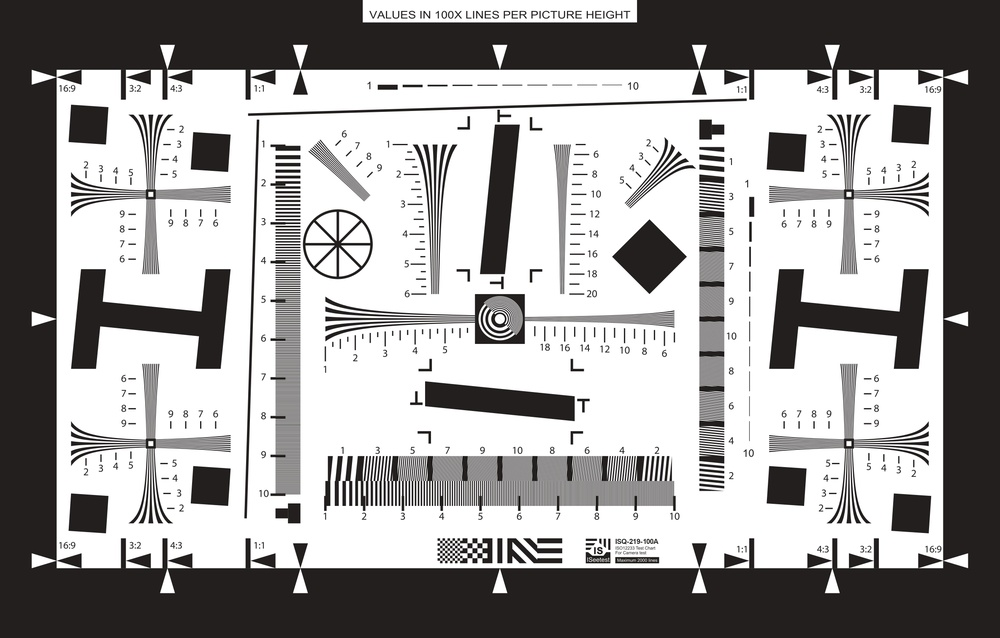
#> input picture Exercises/sample.jpg, 1000 x 638 px, shrunk from 4737 x 3024 before the run
$ jupyter execute Exercise2.ipynb
#> lines starting #> are read from the running program, lines starting #| are printed output that depends on the picture
# Exercise2

In this exercise, I compared two ways of pre-processing an image. The first way is using a Gaussian Filter, another way is using a Median Filter.

[cell 1]
import numpy
import cv2
import random
import matplotlib.pyplot as plt

The ksize of Gaussian Filter is 9*9, and according to the empirical formula, sigma is set to 13;

The ksize of Median Filter is also 9*9.

[cell 2]
#read image
img = cv2.imread("sample.jpg",cv2.IMREAD_GRAYSCALE)
#> img: shape (638, 1000); min 0, max 255, mean 157.8
img_g = cv2.GaussianBlur(img,(9,9),13)
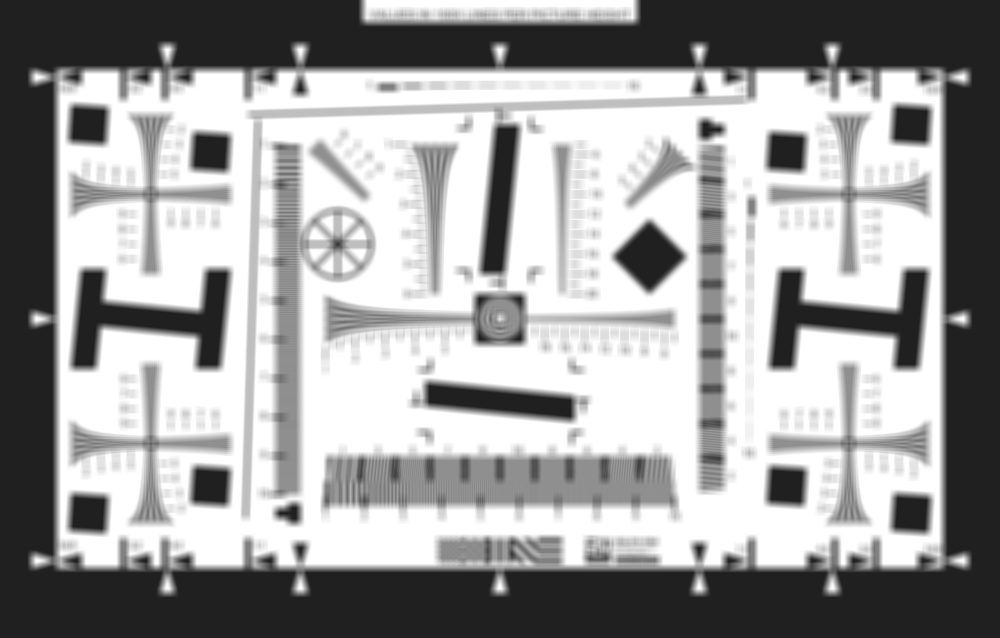
#> img_g: shape (638, 1000); min 28, max 255, mean 157.8
img_mid = cv2.medianBlur(img,9)
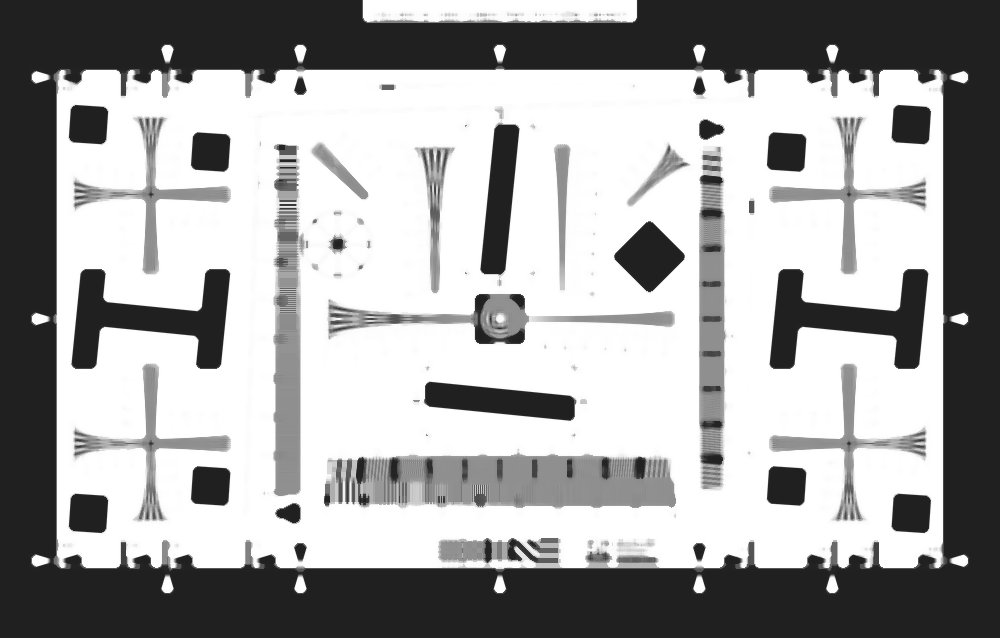
#> img_mid: shape (638, 1000); min 32, max 255, mean 162.9
